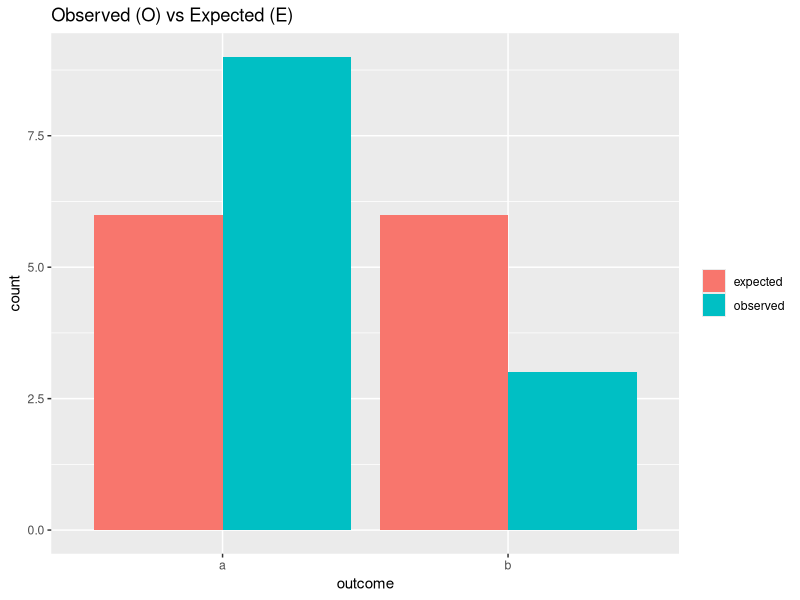
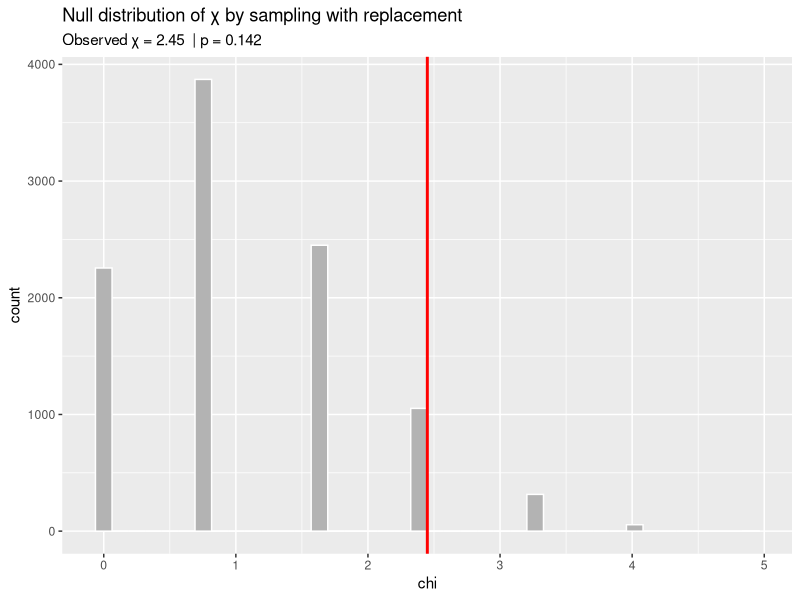
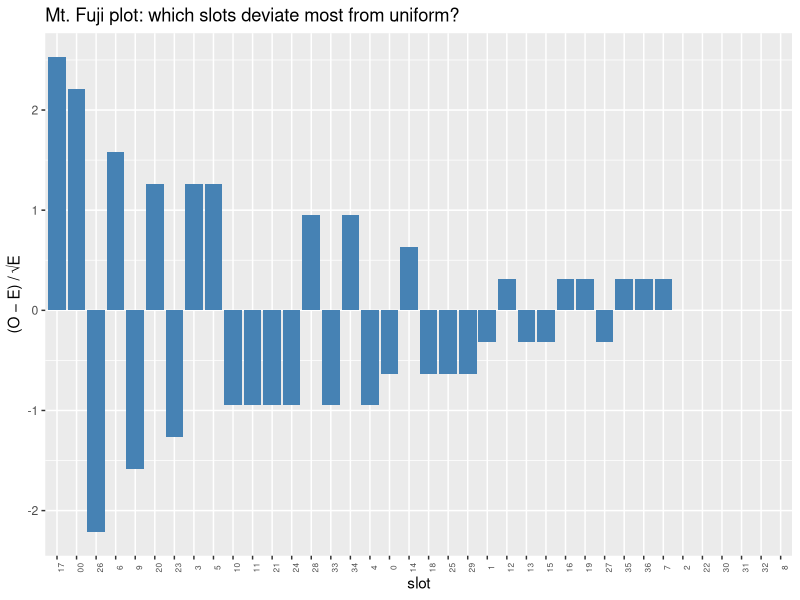

Generate these figures, in order, with R:
## ---- chunk 1
knitr::opts_chunk$set(echo = TRUE, message = FALSE, warning = FALSE,
                      fig.width = 7, fig.height = 4, dpi = 120)
library(tidyverse)
set.seed(42)
## ---- chunk 2
observed <- c(a = 9, b = 3)       # observed frequencies
n        <- sum(observed)
outcomes <- names(observed)

# Under the null, balls are equally likely: E(a) = E(b) = 6
expected <- c(a = n/2, b = n/2)

tibble(outcome  = names(observed),
       observed = observed,
       expected = expected) |>
  pivot_longer(c(observed, expected)) |>
  ggplot(aes(outcome, value, fill = name)) +
  geom_col(position = "dodge") +
  labs(title = "Observed (O) vs Expected (E)", y = "count", fill = NULL)
## ---- chunk 3
chi_distance <- function(O, E) sum(abs(O - E) / sqrt(E))
chi_obs <- chi_distance(observed, expected)
chi_obs
## ---- chunk 4
chi2_classical <- function(O, E) sum((O - E)^2 / E)
chi2_classical(observed, expected)
## ---- chunk 5
n_sim <- 10000
null_chi <- numeric(n_sim)

for (i in seq_len(n_sim)) {
  # Draw n balls from the null distribution (equal proportions)
  pseudo_observed <- sample(outcomes, size = n, replace = TRUE,
                            prob = c(6/12, 6/12))
  # Count each outcome
  counts <- table(factor(pseudo_observed, levels = outcomes))
  # Distance from the expected
  null_chi[i] <- chi_distance(as.numeric(counts), expected)
}

p_value <- mean(null_chi >= chi_obs)
p_value
## ---- chunk 6
tibble(chi = null_chi) |>
  ggplot(aes(chi)) +
  geom_histogram(bins = 40, fill = "grey70", color = "white") +
  geom_vline(xintercept = chi_obs, color = "red", linewidth = 1) +
  labs(title = "Null distribution of χ by sampling with replacement",
       subtitle = paste("Observed χ =", signif(chi_obs, 3),
                        " | p =", signif(p_value, 3)))
## ---- chunk 7
p_out <- c(a = 5.7/12, b = 6.3/12)
pseudo <- sample(outcomes, size = n, replace = TRUE, prob = p_out)
pseudo
## ---- chunk 8
# Roulette wheel example: 38 slots (0, 00, 1-36). Observed frequencies over 380 spins
set.seed(1)
obs_roulette <- rmultinom(1, size = 380,
                          prob = c(rep(1/38, 37), 2/38))[, 1]   # slot 38 biased
names(obs_roulette) <- c(as.character(0:36), "00")

exp_roulette <- rep(380 / 38, 38)
names(exp_roulette) <- names(obs_roulette)

# Signed standardized residual per slot: (O - E) / sqrt(E)
residuals_df <- tibble(
  slot       = names(obs_roulette),
  observed   = as.integer(obs_roulette),
  expected   = exp_roulette,
  residual   = (observed - expected) / sqrt(expected)
)

ggplot(residuals_df, aes(reorder(slot, -abs(residual)), residual)) +
  geom_col(fill = "steelblue") +
  labs(title = "Mt. Fuji plot: which slots deviate most from uniform?",
       x = "slot", y = "(O − E) / √E") +
  theme(axis.text.x = element_text(angle = 90, size = 6))
## ---- chunk 9
# Clinical trial: treatment vs placebo, outcome = improved / not improved
trial <- matrix(c(40, 60,     # treatment:  40 improved, 60 not
                  20, 80),    # placebo:    20 improved, 80 not
                nrow = 2, byrow = TRUE,
                dimnames = list(arm = c("treatment", "placebo"),
                                outcome = c("improved", "not")))
trial
## ---- chunk 10
row_totals <- rowSums(trial)
col_totals <- colSums(trial)
grand      <- sum(trial)

expected_trial <- outer(row_totals, col_totals) / grand
expected_trial

chi_obs_trial <- sum(abs(trial - expected_trial) / sqrt(expected_trial))
chi_obs_trial
## ---- chunk 11
# Reconstruct the individual-level data
ind_trial <- tibble(
  arm     = rep(c("treatment", "placebo"), times = row_totals),
  outcome = c(rep(c("improved", "not"), trial["treatment", ]),
              rep(c("improved", "not"), trial["placebo",   ]))
)

n_sim <- 10000
null_chi <- numeric(n_sim)
for (i in seq_len(n_sim)) {
  shuffled <- ind_trial |> mutate(outcome = sample(outcome))
  tab      <- table(shuffled$arm, shuffled$outcome)
  exp_t    <- outer(rowSums(tab), colSums(tab)) / sum(tab)
  null_chi[i] <- sum(abs(tab - exp_t) / sqrt(exp_t))
}
mean(null_chi >= chi_obs_trial)
## ---- chunk 12
chisq.test(trial)
fisher.test(trial)   # exact, useful for small counts
## ---- chunk 13
# Built-in Titanic data: passenger class × survival
titanic_df <- as_tibble(Titanic) |>
  filter(Sex == "Male", Age == "Adult") |>
  group_by(Class, Survived) |>
  summarise(n = sum(n), .groups = "drop") |>
  pivot_wider(names_from = Survived, values_from = n)

titanic_df

titanic_mat <- as.matrix(titanic_df[, -1])
rownames(titanic_mat) <- titanic_df$Class
titanic_mat

chisq.test(titanic_mat)
## ---- chunk 14
# From the clinical trial table
risk_treatment <- trial["treatment", "improved"] / sum(trial["treatment", ])
risk_placebo   <- trial["placebo",   "improved"] / sum(trial["placebo",   ])

RR  <- risk_treatment / risk_placebo   # relative risk
ARR <- risk_treatment - risk_placebo   # absolute risk reduction (or increase)
NNT <- 1 / ARR                         # number needed to treat
c(RR = RR, ARR = ARR, NNT = NNT)
## ---- chunk 15
B <- 10000
RR_boot <- numeric(B)

for (i in seq_len(B)) {
  # Resample within each arm separately
  t_star <- sample(c(rep(1, trial["treatment", "improved"]),
                     rep(0, trial["treatment", "not"])),
                   replace = TRUE)
  p_star <- sample(c(rep(1, trial["placebo",   "improved"]),
                     rep(0, trial["placebo",   "not"])),
                   replace = TRUE)
  RR_boot[i] <- mean(t_star) / mean(p_star)
}

quantile(RR_boot, c(0.025, 0.975))
